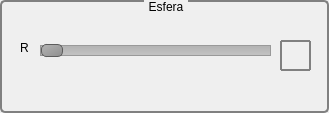
   <widget class="QGroupBox" name="groupBox">
    <property name="geometry">
     <rect>
      <x>471</x>
      <y>101</y>
      <width>329</width>
      <height>113</height>
     </rect>
    </property>
    <property name="styleSheet">
     <string notr="true">QGroupBox {
     background-color: qlineargradient(x1: 0, y1: 0, x2: 0, y2: 1,
                                       stop: 0 #E0E0E0, stop: 1 #FFFFFF);
     border: 2px solid gray;
     border-radius: 5px;
     margin-top: 1ex; /* leave space at the top for the title */
 }
 QGroupBox::title {

     subcontrol-origin: margin;
     subcontrol-position: top center; /* position at the top center */
     padding: 0 3px;
     background-color: qlineargradient(x1: 0, y1: 0, x2: 0, y2: 1,
                                       stop: 0 #FFOECE, stop: 1 #FFFFFF);
 }
 QGroupBox::indicator {
     width: 13px;
     height: 13px;
 }</string>
    </property>
    <property name="title">
     <string>Esfera</string>
    </property>
    <widget class="QSlider" name="horizontalSliderRaio">
     <property name="geometry">
      <rect>
       <x>40</x>
       <y>40</y>
       <width>231</width>
       <height>20</height>
      </rect>
     </property>
     <property name="cursor">
      <cursorShape>PointingHandCursor</cursorShape>
     </property>
     <property name="styleSheet">
      <string notr="true"> QSlider::groove:horizontal {
     border: 1px solid #999999;
     height: 9px; /* the groove expands to the size of the slider by default. by giving it a height, it has a fixed size */
     background: qlineargradient(x1:0, y1:0, x2:0, y2:1, stop:0 #B1B1B1, stop:1 #c4c4c4);
     margin: 2px 0;
 }

 QSlider::handle:horizontal {
     background: qlineargradient(x1:0, y1:0, x2:1, y2:1, stop:0 #b4b4b4, stop:1 #8f8f8f);
     border: 1px solid #5c5c5c;
     width: 20px;
     height: 20px;
     margin: -2px 0; /* handle is placed by default on the contents rect of the groove. Expand outside the groove */
     border-radius: 5px;
 }

</string>
     </property>
     <property name="orientation">
      <enum>Qt::Horizontal</enum>
     </property>
    </widget>
    <widget class="QLabel" name="label_4">
     <property name="geometry">
      <rect>
       <x>20</x>
       <y>40</y>
       <width>16</width>
       <height>16</height>
      </rect>
     </property>
     <property name="text">
      <string>R</string>
     </property>
    </widget>
    <widget class="QLabel" name="label_9">
     <property name="geometry">
      <rect>
       <x>280</x>
       <y>40</y>
       <width>31</width>
       <height>31</height>
      </rect>
     </property>
     <property name="styleSheet">
      <string notr="true">QFrame, QLabel, QToolTip {
     border: 2px solid gray;
     border-radius: 1px;
     padding: 1px;
	font: 11pt &quot;MS Shell Dlg 2&quot;;
 }</string>
     </property>
     <property name="frameShape">
      <enum>QFrame::Panel</enum>
     </property>
     <property name="text">
      <string/>
     </property>
    </widget>
   </widget>
